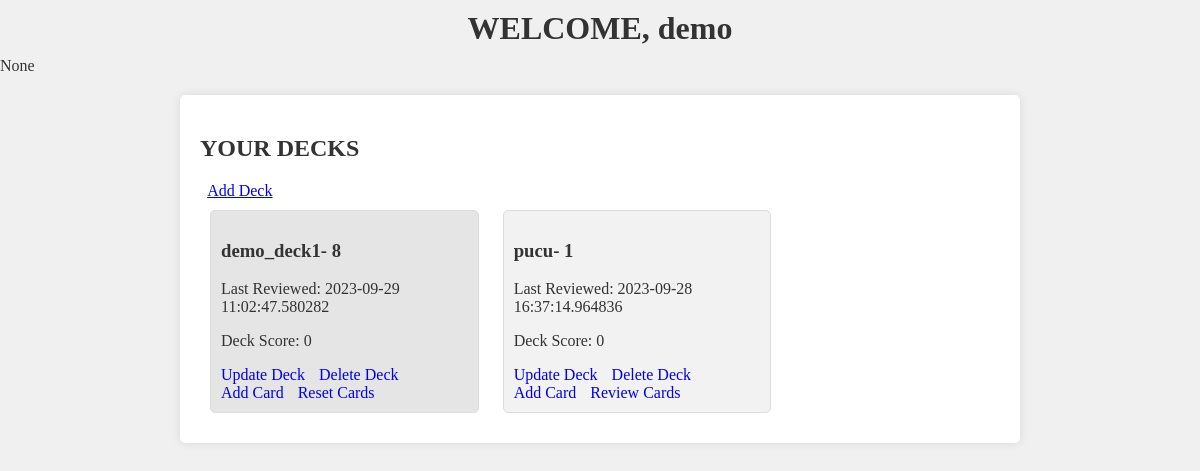
The page /user_dashboard/1 on the database as committed earlier.
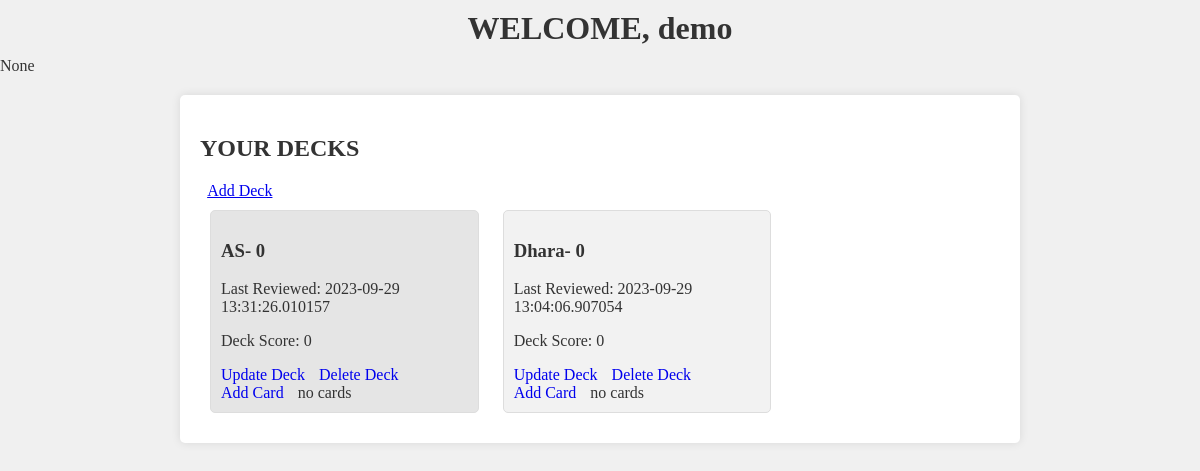
The same page on the database as committed later.
### app.py (models this page shows, shortened)
class User(db.Model):
        id = db.Column(db.Integer, primary_key = True, autoincrement=True)
        username = db.Column(db.String(200), nullable = False)
        email = db.Column(db.String(200), nullable = False)
        password = db.Column(db.String(8), nullable = False)
        user_decks = relationship('Deck')

class Deck(db.Model):
        id = db.Column(db.Integer, primary_key = True, autoincrement=True)
        name = db.Column(db.String(200), nullable = False)
        last_reviewed = db.Column(db.DateTime , default = datetime.now())
        deck_score = db.Column(db.Integer, nullable = False)
        cards = relationship('Card' , cascade="all, delete-orphan")
        user_id = db.Column(db.Integer, db.ForeignKey('user.id'), nullable=False)
        deck_user = relationship('User', overlaps="user_decks")

### app.py (the view)
@app.route('/user_dashboard/<int:user_id>',methods =['GET'])
def user_dashboard(user_id):
    msg = request.args.get('msg')
    user = User.query.get_or_404(user_id)
    print(user.user_decks)
    return render_template('user_dashboard.html', user = user, msg = msg)

### templates/user_dashboard.html (shortened to what this page needs)
<!DOCTYPE html>
<html lang="en">
<head>
</head>
<body>
    <header>
        <h1>WELCOME, {{ user.username }}</h1>
    </header>
    {{msg}}
    <div class="container">
        <h2>YOUR DECKS </h2>
        &nbsp <a href="/add_deck/{{ user.id }}"> Add Deck</a> <br>
        {% for deck in user.user_decks %}
        <div class="card">
            <h3>{{ deck.name }}- {{deck.cards | length}}</h3>
            <p>Last Reviewed: {{ deck.last_reviewed }}</p>
            <p>Deck Score: {{ deck.deck_score }}</p>
            <a href="/update_deck/{{ deck.id }}">Update Deck</a>
            <a href="/delete_deck/{{ deck.id }}">Delete Deck</a> <br>
            <a href="/add_card/{{ deck.id }}" class="btn btn-success">Add Card</a>
            {% if deck.cards and deck.cards|map(attribute='card_score')|sum > 0 %}
                <a href="/review_cards/{{ deck.id }}" class="btn btn-success">Review Cards</a>
            {%elif deck.cards|length==0 %}
            no cards
            {%else%}
                <a href="/reset_deck/{{ deck.id }}" class="btn btn-success">Reset Cards</a>
                {% endif %}
        </div>
        {% endfor %}
    </div>
</body>
</html>

### templates/user_dashboard.html (style rules this page uses)
body, h1 { margin: 0; padding: 0; }
body { font-family: "Times New Roman", Times, serif; background-image: url('/static/background.png'); background-color: #f0f0f0; color: #333; }
header { background-color: #e1bb9d color: #fff; text-align: center; padding: 10px; }
.container { max-width: 800px; margin: 20px auto; background-color: #fff; padding: 20px; border-radius: 5px; box-shadow: 0px 0px 10px rgba(0, 0, 0, 0.1); }
.card { border: 1px solid #ddd; padding: 10px; margin: 10px; border-radius: 5px; display: inline-block; width: calc(33.33% - 20px); background-color: #fff; }
.card:nth-child(odd) { background-color: #f2f2f2; }
.card:nth-child(even) { background-color: #e5e5e5; }
.card a { margin-right: 10px; text-decoration: none; }

Rows that differ between the two databases and show on the page:
removed Deck: name "demo_deck1", cards|length "8", last_reviewed "2023-09-29 11:02:47.580282", deck_score "0"
removed Deck: name "pucu", cards|length "1", last_reviewed "2023-09-28 16:37:14.964836", deck_score "0"
added Deck: name "AS", cards|length "0", last_reviewed "2023-09-29 13:31:26.010157", deck_score "0", shows "no cards"
added Deck: name "Dhara", cards|length "0", last_reviewed "2023-09-29 13:04:06.907054", deck_score "0", shows "no cards"
